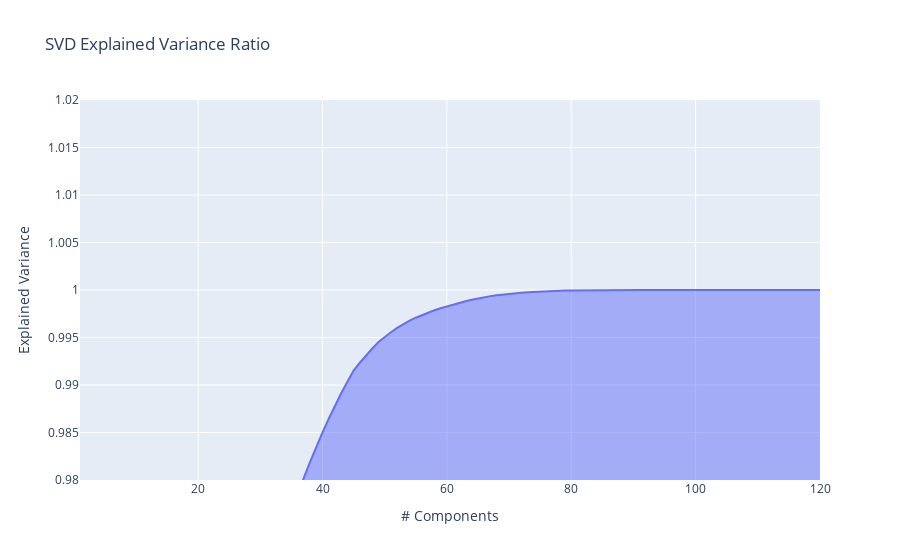

Notebook cell for this chart:
### Code cell
pca = PCA()
pca.fit(ss.fit_transform(df[features_list].to_numpy()))

exp_var_cumul = np.cumsum(pca.explained_variance_ratio_)

px.area(
    x=range(1, exp_var_cumul.shape[0] + 1),
    y=exp_var_cumul,
    labels={"x": "# Components", "y": "Explained Variance"},
    range_y=(0.98, 1.02),
    title="SVD Explained Variance Ratio"
)

### Figure 1 — Plotly figure (JSON) as saved in the notebook; plotly's stock layout.template omitted (floating-point values rounded to 4 significant figures)
{"data": [{"fillpattern": {"shape": ""}, "hovertemplate": "# Components=%{x}<br>Explained Variance=%{y}<extra></extra>", "legendgroup": "", "line": {"color": "#636efa"}, "marker": {"symbol": "circle"}, "mode": "lines", "name": "", "orientation": "v", "showlegend": false, "stackgroup": "1", "type": "scatter", "x": [1, 2, 3, 4, 5, 6, 7, 8, 9, 10, 11, 12, 13, 14, 15, 16, 17, 18, 19, 20, 21, 22, 23, 24, 25, 26, 27, 28, 29, 30, 31, 32, 33, 34, 35, 36, 37, 38, 39, 40, 41, 42, 43, 44, 45, 46, 47, 48, 49, 50, 51, 52, 53, 54, 55, 56, 57, 58, 59, 60, 61, 62, 63, 64, 65, 66, 67, 68, 69, 70, 71, 72, 73, 74, 75, 76, 77, 78, 79, 80, 81, 82, 83, 84, 85, 86, 87, 88, 89, 90, 91, 92, 93, 94, 95, 96, 97, 98, 99, 100, 101, 102, 103, 104, 105, 106, 107, 108, 109, 110, 111, 112, 113, 114, 115, 116, 117, 118, 119, 120], "xaxis": "x", "y": [0.273, 0.4125, 0.5115, 0.5831, 0.6321, 0.6731, 0.6998, 0.7227, 0.7443, 0.7639, 0.783, 0.8001, 0.8169, 0.8331, 0.8476, 0.8616, 0.8735, 0.8833, 0.8925, 0.9007, 0.9085, 0.9161, 0.9231, 0.9296, 0.9358, 0.9419, 0.9471, 0.9519, 0.9564, 0.9605, 0.9644, 0.9683, 0.9712, 0.9739, 0.9764, 0.9783, 0.9803, 0.9819, 0.9835, 0.985, 0.9864, 0.9878, 0.9891, 0.9903, 0.9915, 0.9923, 0.9931, 0.9938, 0.9945, 0.9951, 0.9956, 0.996, 0.9964, 0.9968, 0.9971, 0.9974, 0.9976, 0.9979, 0.9981, 0.9983, 0.9985, 0.9986, 0.9988, 0.999, 0.9991, 0.9992, 0.9994, 0.9994, 0.9995, 0.9996, 0.9997, 0.9997, 0.9998, 0.9998, 0.9998, 0.9999, 0.9999, 0.9999, 0.9999, 0.9999, 1.0, 1.0, 1.0, 1.0, 1.0, 1.0, 1.0, 1.0, 1.0, 1.0, 1.0, 1.0, 1.0, 1.0, 1.0, 1.0, 1.0, 1.0, 1.0, 1.0, 1.0, 1.0, 1.0, 1.0, 1.0, 1.0, 1.0, 1.0, 1.0, 1.0, 1.0, 1.0, 1.0, 1.0, 1.0, 1.0, 1.0, 1.0, 1.0, 1.0], "yaxis": "y"}], "layout": {"legend": {"tracegroupgap": 0}, "title": {"text": "SVD Explained Variance Ratio"}, "xaxis": {"anchor": "y", "domain": [0, 1], "title": {"text": "# Components"}}, "yaxis": {"anchor": "x", "domain": [0, 1], "range": [0.98, 1.02], "title": {"text": "Explained Variance"}}}}
